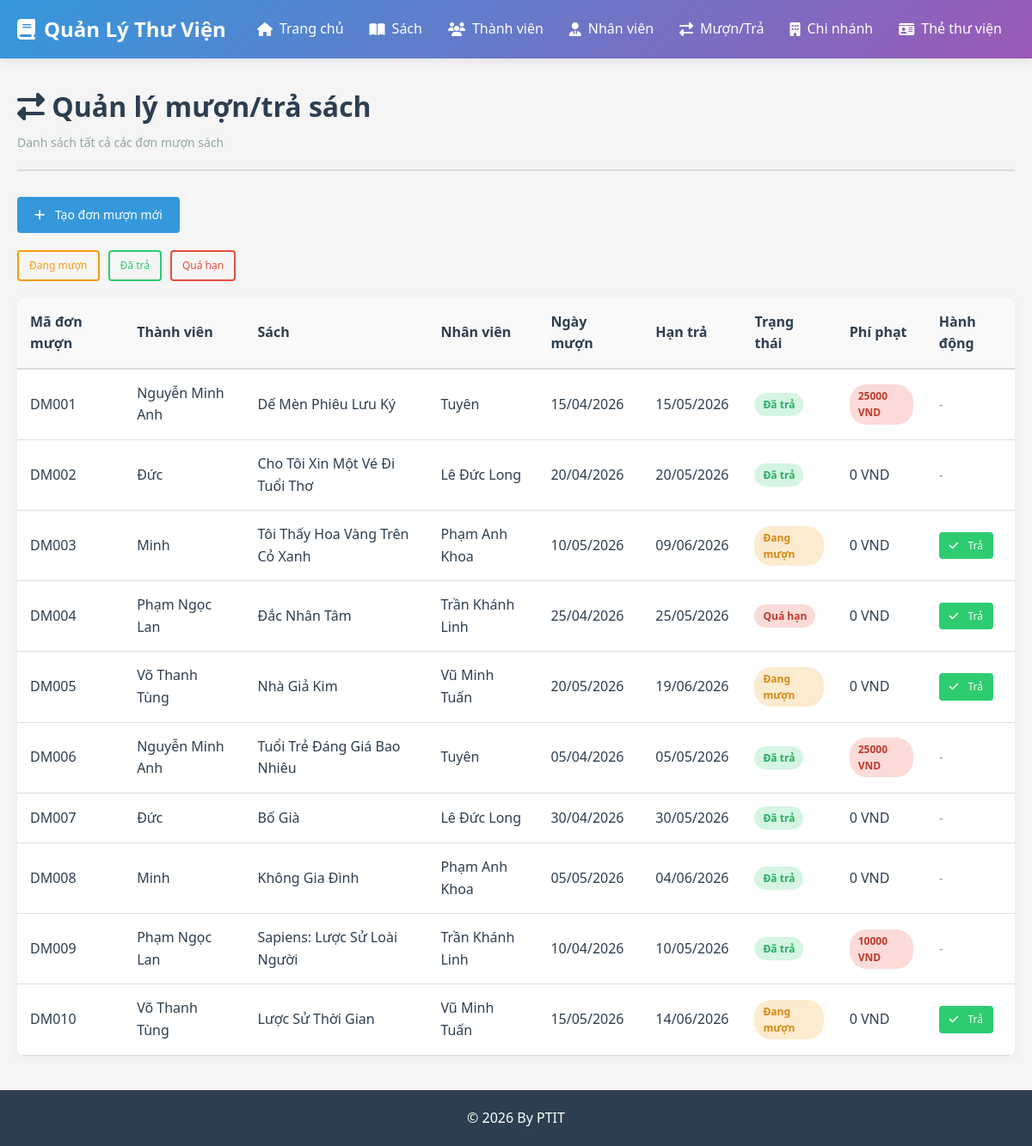
Page /don-muon on the committed database.
### app/models/__init__.py (models this page shows, shortened)
class DonMuon(db.Model):
    __tablename__ = 'don_muon'
    ma_don_muon = db.Column(db.String(20), primary_key=True)
    ma_thanh_vien = db.Column(db.String(10), db.ForeignKey('thanh_vien.ma_thanh_vien'), nullable=False)
    ma_ban_sao = db.Column(db.String(20), db.ForeignKey('ban_sao.ma_ban_sao'), nullable=False)
    ma_nv = db.Column(db.String(10), db.ForeignKey('nhan_vien.ma_nv'), nullable=False)
    ngay_muon = db.Column(db.Date, default=datetime.now, nullable=False)
    han_tra = db.Column(db.Date, nullable=False)
    ngay_tra_thuc_te = db.Column(db.Date)
    phu_phat = db.Column(db.Float, default=0)
    trang_thai = db.Column(db.String(50), default='Đang mượn')  # Đang mượn, Đã trả, Quá hạn

class ThanhVien(db.Model):
    __tablename__ = 'thanh_vien'
    ma_thanh_vien = db.Column(db.String(10), primary_key=True)
    ho_ten = db.Column(db.String(150), nullable=False)
    sdt = db.Column(db.String(15))
    email = db.Column(db.String(100))
    ngay_dang_ky = db.Column(db.Date, default=datetime.now)
    ghi_chu = db.Column(db.Text)
    is_blacklisted = db.Column(db.Boolean, default=False)
    blacklist_note = db.Column(db.String(255))
    the_thu_vien = db.relationship('TheThuVien', backref='thanh_vien', lazy=True, cascade='all, delete-orphan', uselist=False)
    don_muon = db.relationship('DonMuon', backref='thanh_vien', lazy=True, cascade='all, delete-orphan')

class Sach(db.Model):
    __tablename__ = 'sach'
    ma_sach = db.Column(db.String(10), primary_key=True)
    ten_sach = db.Column(db.String(200), nullable=False)
    tac_gia = db.Column(db.String(150))
    nam_xb = db.Column(db.Integer)
    nha_xb = db.Column(db.String(150))
    so_luong = db.Column(db.Integer, default=0)
    ma_tl = db.Column(db.String(10), db.ForeignKey('thai_loai.ma_tl'), nullable=False)
    ma_ncc = db.Column(db.String(10), db.ForeignKey('nha_cung_cap.ma_ncc'))
    ban_sao = db.relationship('BanSao', backref='sach', lazy=True, cascade='all, delete-orphan')

class NhanVien(db.Model):
    __tablename__ = 'nhan_vien'
    ma_nv = db.Column(db.String(10), primary_key=True)
    ho_ten = db.Column(db.String(150), nullable=False)
    dia_chi = db.Column(db.String(255))
    sdt = db.Column(db.String(15))
    email = db.Column(db.String(100))
    ma_chi_nhanh = db.Column(db.String(10), db.ForeignKey('chi_nhanh.ma_chi_nhanh'), nullable=False)
    ngay_vao = db.Column(db.Date, default=datetime.now)
    ca_lam = db.relationship('CaLam', backref='nhan_vien', lazy=True, cascade='all, delete-orphan')
    don_muon = db.relationship('DonMuon', foreign_keys='DonMuon.ma_nv', backref='nhan_vien', lazy=True)

### app/routes/__init__.py (the view)
@bp.route('/don-muon')
def danh_sach_don_muon():
    page = request.args.get('page', 1, type=int)
    trang_thai = request.args.get('trang_thai', None)
    query = db.select(DonMuon)
    if trang_thai:
        query = query.where(DonMuon.trang_thai == trang_thai)
    don_muon = db.paginate(query, page=page, per_page=10)
    return render_template('don_muon/danh_sach.html', don_muon=don_muon, trang_thai=trang_thai)

### app/templates/don_muon/danh_sach.html (shortened to what this page needs)
{% extends "base.html" %}
{% block content %}
<div class="page-header">
    <h1><i class="fas fa-exchange-alt"></i> Quản lý mượn/trả sách</h1>
    <p>Danh sách tất cả các đơn mượn sách</p>
</div>
<div class="toolbar">
    <a href="{{ url_for('main.them_don_muon') }}" class="btn btn-primary">
        <i class="fas fa-plus"></i> Tạo đơn mượn mới
    </a>
</div>
<div class="filter-bar">
    <a href="{{ url_for('main.danh_sach_don_muon', trang_thai='Đang mượn') }}" class="btn btn-sm {% if trang_thai == 'Đang mượn' %}btn-warning{% else %}btn-outline-warning{% endif %}">
        Đang mượn
    </a>
    <a href="{{ url_for('main.danh_sach_don_muon', trang_thai='Đã trả') }}" class="btn btn-sm {% if trang_thai == 'Đã trả' %}btn-success{% else %}btn-outline-success{% endif %}">
        Đã trả
    </a>
    <a href="{{ url_for('main.danh_sach_don_muon', trang_thai='Quá hạn') }}" class="btn btn-sm {% if trang_thai == 'Quá hạn' %}btn-danger{% else %}btn-outline-danger{% endif %}">
        Quá hạn
    </a>
</div>
<div class="table-responsive">
    <table class="table">
        <thead>
            <tr>
                <th>Mã đơn mượn</th>
                <th>Thành viên</th>
                <th>Sách</th>
                <th>Nhân viên</th>
                <th>Ngày mượn</th>
                <th>Hạn trả</th>
                <th>Trạng thái</th>
                <th>Phí phạt</th>
                <th>Hành động</th>
            </tr>
        </thead>
        <tbody>
            {% for dm in don_muon.items %}
            <tr>
                <td>{{ dm.ma_don_muon }}</td>
                <td>{{ dm.thanh_vien.ho_ten if dm.thanh_vien else 'N/A' }}</td>
                <td>{{ dm.ban_sao.sach.ten_sach if dm.ban_sao else 'N/A' }}</td>
                <td>{{ dm.nhan_vien.ho_ten if dm.nhan_vien else 'N/A' }}</td>
                <td>{{ dm.ngay_muon.strftime('%d/%m/%Y') }}</td>
                <td>{{ dm.han_tra.strftime('%d/%m/%Y') }}</td>
                <td>
                    {% if dm.trang_thai == 'Đang mượn' %}
                        <span class="badge badge-warning">Đang mượn</span>
                    {% elif dm.trang_thai == 'Đã trả' %}
                        <span class="badge badge-success">Đã trả</span>
                    {% else %}
                        <span class="badge badge-danger">Quá hạn</span>
                    {% endif %}
                </td>
                <td>
                    {% if dm.phu_phat > 0 %}
                        <span class="badge badge-danger">{{ dm.phu_phat|int }} VND</span>
                    {% else %}
                        0 VND
                    {% endif %}
                </td>
                <td>
                    {% if dm.trang_thai == 'Đang mượn' or dm.trang_thai == 'Quá hạn' %}
                        <a href="{{ url_for('main.tra_sach', ma_don_muon=dm.ma_don_muon) }}" class="btn btn-sm btn-success">
                            <i class="fas fa-check"></i> Trả
                        </a>
                    {% else %}
                        <span class="text-muted">-</span>
                    {% endif %}
                </td>
            </tr>
            {% else %}
            <tr>
                <td colspan="9" class="text-center">Không có đơn mượn nào</td>
            </tr>
            {% endfor %}
        </tbody>
    </table>
</div>
{% endblock %}

### app/static/css/style.css (style rules this page uses)
:root { --primary: #3498db; --success: #2ecc71; --danger: #e74c3c; --warning: #f39c12; --info: #9b59b6; --light: #ecf0f1; --dark: #2c3e50; --gray: #95a5a6; --border: #ddd; }
* { margin: 0; padding: 0; box-sizing: border-box; }
body { font-family: 'Segoe UI', Tahoma, Geneva, Verdana, sans-serif; background-color: #f5f5f5; color: var(--dark); line-height: 1.6; }
.page-header { margin-bottom: 30px; padding-bottom: 20px; border-bottom: 2px solid var(--border); }
.page-header h1 { font-size: 32px; margin-bottom: 5px; color: var(--dark); }
.page-header p { color: var(--gray); font-size: 14px; }
.btn { display: inline-block; padding: 10px 20px; border: none; border-radius: 4px; cursor: pointer; text-decoration: none; font-size: 14px; transition: all 0.3s; font-weight: 500; text-align: center; }
.btn i { margin-right: 8px; }
.btn-primary { background: var(--primary); color: white; }
.btn-success { background: var(--success); color: white; }
.btn-sm { padding: 6px 12px; font-size: 12px; }
.btn-outline-warning { border: 2px solid var(--warning); color: var(--warning); background: transparent; }
.btn-outline-success { border: 2px solid var(--success); color: var(--success); background: transparent; }
.btn-outline-danger { border: 2px solid var(--danger); color: var(--danger); background: transparent; }
.table-responsive { overflow-x: auto; background: white; border-radius: 8px; box-shadow: 0 2px 10px rgba(0,0,0,0.05); margin-bottom: 20px; }
.table { width: 100%; border-collapse: collapse; margin: 0; }
.table thead { background: #f9f9f9; border-bottom: 2px solid var(--border); }
.table th { padding: 15px; text-align: left; font-weight: 600; color: var(--dark); }
.table td { padding: 15px; border-bottom: 1px solid var(--border); }
.text-muted { color: var(--gray); }
.badge { display: inline-block; padding: 4px 10px; border-radius: 20px; font-size: 12px; font-weight: 600; }
.badge-success { background: rgba(46, 204, 113, 0.2); color: #27ae60; }
.badge-danger { background: rgba(231, 76, 60, 0.2); color: #c0392b; }
.badge-warning { background: rgba(243, 156, 18, 0.2); color: #d68910; }
.toolbar { margin-bottom: 20px; display: flex; gap: 10px; }
.filter-bar { display: flex; gap: 10px; margin-bottom: 20px; }

### rows in the picture
DonMuon: ma_don_muon "DM001", thanh_vien "Nguyễn Minh Anh", ban_sao.sach "Dế Mèn Phiêu Lưu Ký", nhan_vien "Tuyên", ngay_muon "15/04/2026", han_tra "15/05/2026", trang_thai "Đã trả", phu_phat "25000"
DonMuon: ma_don_muon "DM002", thanh_vien "Đức", ban_sao.sach "Cho Tôi Xin Một Vé Đi Tuổi Thơ", nhan_vien "Lê Đức Long", ngay_muon "20/04/2026", han_tra "20/05/2026", trang_thai "Đã trả", phu_phat "0 VND"
DonMuon: ma_don_muon "DM003", thanh_vien "Minh", ban_sao.sach "Tôi Thấy Hoa Vàng Trên Cỏ Xanh", nhan_vien "Phạm Anh Khoa", ngay_muon "10/05/2026", han_tra "09/06/2026", trang_thai "Đang mượn", phu_phat "0 VND"
DonMuon: ma_don_muon "DM004", thanh_vien "Phạm Ngọc Lan", ban_sao.sach "Đắc Nhân Tâm", nhan_vien "Trần Khánh Linh", ngay_muon "25/04/2026", han_tra "25/05/2026", trang_thai "Quá hạn", phu_phat "0 VND"
DonMuon: ma_don_muon "DM005", thanh_vien "Võ Thanh Tùng", ban_sao.sach "Nhà Giả Kim", nhan_vien "Vũ Minh Tuấn", ngay_muon "20/05/2026", han_tra "19/06/2026", trang_thai "Đang mượn", phu_phat "0 VND"
DonMuon: ma_don_muon "DM006", thanh_vien "Nguyễn Minh Anh", ban_sao.sach "Tuổi Trẻ Đáng Giá Bao Nhiêu", nhan_vien "Tuyên", ngay_muon "05/04/2026", han_tra "05/05/2026", trang_thai "Đã trả", phu_phat "25000"
DonMuon: ma_don_muon "DM007", thanh_vien "Đức", ban_sao.sach "Bố Già", nhan_vien "Lê Đức Long", ngay_muon "30/04/2026", han_tra "30/05/2026", trang_thai "Đã trả", phu_phat "0 VND"
DonMuon: ma_don_muon "DM008", thanh_vien "Minh", ban_sao.sach "Không Gia Đình", nhan_vien "Phạm Anh Khoa", ngay_muon "05/05/2026", han_tra "04/06/2026", trang_thai "Đã trả", phu_phat "0 VND"
DonMuon: ma_don_muon "DM009", thanh_vien "Phạm Ngọc Lan", ban_sao.sach "Sapiens: Lược Sử Loài Người", nhan_vien "Trần Khánh Linh", ngay_muon "10/04/2026", han_tra "10/05/2026", trang_thai "Đã trả", phu_phat "10000"
DonMuon: ma_don_muon "DM010", thanh_vien "Võ Thanh Tùng", ban_sao.sach "Lược Sử Thời Gian", nhan_vien "Vũ Minh Tuấn", ngay_muon "15/05/2026", han_tra "14/06/2026", trang_thai "Đang mượn", phu_phat "0 VND"
